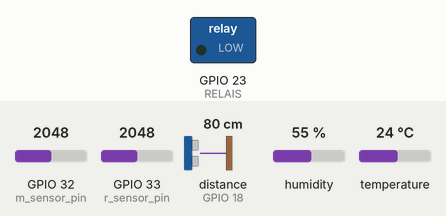
The sketch below on a simulated ESP32. Shown: switched loads named in the sketch (green lamp = pin HIGH). Wiring (inferred from the names in the program): ultrasonic range finder: trigger GPIO 5; echo GPIO 18. The test bench sets the inputs (shaded band); at power-on: GPIO 32 (m_sensor_pin) = 2048, GPIO 33 (r_sensor_pin) = 2048, distance to the obstacle (sensor on GPIO 18) 80 cm, humidity 55 %, temperature 24 °C. The echo pulse lasts 58.3 µs per cm; WiFi joins after 1.5 s; servers stay silent unless stated; no MQTT or app messages arrive unless stated; pins used as bus, display or sensor lines are not drawn; what the sketch prints to the serial monitor is not drawn.

Above: at 3.1 s.
3.2 s: GPIO 32 (m_sensor_pin) set to 2794
12.7 s: GPIO 32 (m_sensor_pin) set to 2914
At 19.7 s:
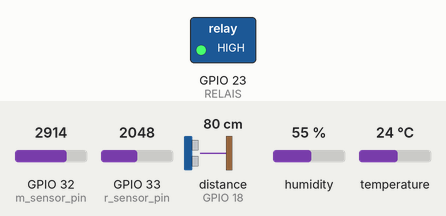
Timing chart, 0 to 85.2 s (numbered marks = the images above; inputs shaded):
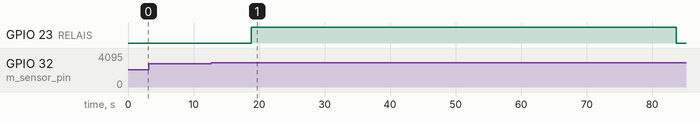

The sketch:

irrigation.ino
```cpp
//Mosquitto MQTT Broker with ESP32

#include <WiFi.h>
#include <PubSubClient.h>

#include <Adafruit_Sensor.h>
#include <DHT.h>
#include <DHT_U.h>

#define DHTPIN 13     // Digital pin connected to the DHT sensor
#define DHTTYPE    DHT22     // DHT 22 (AM2302)
#define RELAIS 23

#define VEGETABLE_THRESHOLD 76
#define MAIZE_THRESHOLD     43
#define BEANS_THRESHOLD     50
#define OKRA_THRESHOLD      59

//WiFi Credentials
const char* ssid = "robot";
const char* password = "password";

//MQTT Broker details
const char* mqtt_server = "192.168.103.49";
const int mqtt_port = 1883;
const char* mqtt_topic = "device";
const char* d_mqtt_topic = "device/parameters/distance";
const char* m_mqtt_topic = "device/parameters/moisture";
const char* h_mqtt_topic = "device/parameters/humidity";
const char* t_mqtt_topic = "device/parameters/temperature";
const char* w_mqtt_topic = "device/parameters/wetness";
const char* p_mqtt_topic = "device/parameters/pumpStatus";
const char* history_mqtt_topic = "device/parameters/history";
const char* config_mqqt_topic = "device/config/crop_type";
String cropType = "";


//WiFiClient = Makes the actual internet connection.
//PubSubClient = Talks MQTT protocol over that connection.

WiFiClient espClient;
PubSubClient client(espClient);

float prevMoisture = -1;
float prevTemperature = -1;
float prevHumidity = -1;
float prevWet = -1;
float prevDistanceCm = -1;
bool prevPumpRunning = false;
bool dataChanged;

unsigned long durationMinutes = 1;  // Pump run duration in minutes
unsigned long durationMs = durationMinutes * 60UL * 1000UL;

unsigned long historyInterval = 60UL * 1000UL;  // 1 minute in milliseconds
unsigned long lastHistoryTime = 0;

bool pumpRunning = false;
unsigned long pumpStartTime = 0;

int moisture, m_sensor_analog, rain, r_sensor_analog;
int MOISTURE_WET_THRESHOLD = 80;   // Above this percentage, soil is considered "wet"
int MOISTURE_DRY_THRESHOLD = 30;   // Below this, it's considered "dry"

int RAIN_THRESHOLD = 50;           // Rain is detected if wetness percentage is above this


const int r_sensor_pin = 33;  /* Rain sensor O/P pin */
const int m_sensor_pin = 32;   /* Soil moisture sensor O/P pin */
const int trigPin = 5;
const int echoPin = 18;

String deviceName = "";
//define sound speed in cm/uS
#define SOUND_SPEED 0.03478

long duration;
int distanceCm;

DHT_Unified dht(DHTPIN, DHTTYPE);

uint32_t delayMS;

void setup() {
  Serial.begin(9600);
  pinMode(RELAIS,OUTPUT);
  digitalWrite(RELAIS, LOW);
  // Initialize device.
  dht.begin();
  Serial.println(F("DHTxx Unified Sensor Example"));
  // Print temperature sensor details.
  sensor_t sensor;
  dht.temperature().getSensor(&sensor);
  Serial.println(F("------------------------------------"));
  Serial.println(F("Temperature Sensor"));
  Serial.print  (F("Sensor Type: ")); Serial.println(sensor.name);
  Serial.print  (F("Driver Ver:  ")); Serial.println(sensor.version);
  Serial.print  (F("Unique ID:   ")); Serial.println(sensor.sensor_id);
  Serial.print  (F("Max Value:   ")); Serial.print(sensor.max_value); Serial.println(F("°C"));
  Serial.print  (F("Min Value:   ")); Serial.print(sensor.min_value); Serial.println(F("°C"));
  Serial.print  (F("Resolution:  ")); Serial.print(sensor.resolution); Serial.println(F("°C"));
  Serial.println(F("------------------------------------"));
  // Print humidity sensor details.
  dht.humidity().getSensor(&sensor);
  Serial.println(F("Humidity Sensor"));
  Serial.print  (F("Sensor Type: ")); Serial.println(sensor.name);
  Serial.print  (F("Driver Ver:  ")); Serial.println(sensor.version);
  Serial.print  (F("Unique ID:   ")); Serial.println(sensor.sensor_id);
  Serial.print  (F("Max Value:   ")); Serial.print(sensor.max_value); Serial.println(F("%"));
  Serial.print  (F("Min Value:   ")); Serial.print(sensor.min_value); Serial.println(F("%"));
  Serial.print  (F("Resolution:  ")); Serial.print(sensor.resolution); Serial.println(F("%"));
  Serial.println(F("------------------------------------"));
  // Set delay between sensor readings based on sensor details.
  delayMS = sensor.min_delay / 1000;
  Serial.println(delayMS);

  pinMode(trigPin, OUTPUT); // Sets the trigPin as an Output
  pinMode(echoPin, INPUT); // Sets the echoPin as an Input


  setup_wifi();
  client.setServer(mqtt_server, mqtt_port);
  client.setCallback(callback);


}

void setup_wifi() {
    delay(10);
    Serial.println("Connecting to WiFi...");
    WiFi.begin(ssid, password);
    while (WiFi.status() != WL_CONNECTED) {
        delay(500);
        Serial.print(".");
    }
    Serial.println("\nWiFi Connected!");
}

void callback(char* topic, byte* message, unsigned int length) {
    Serial.print("Message received on topic: ");
    Serial.println(topic);
    Serial.print("Message: ");
    for (int i = 0; i < length; i++) {
        Serial.print((char)message[i]);
    }
    Serial.println();

    String topicStr = String(topic);
    String payload = "";

    for (int i = 0; i < length; i++) {
      payload += (char)message[i];
    }

    Serial.print("Message received [");
    Serial.print(topicStr);
    Serial.print("]: ");
    Serial.println(payload);

    if (topicStr == "device/config/crop") {
      cropType = payload;
      Serial.println("Updated crop type: " + cropType);
    }

}

void reconnect() {
    while (!client.connected()) {
        Serial.print("Attempting MQTT connection...");
        if (client.connect("ESP32Client")) {
            Serial.println("connected");
            client.subscribe(mqtt_topic);
        } else {
            Serial.print("failed, rc=");
            Serial.print(client.state());
            Serial.println(" retrying in 5 seconds");
            delay(5000);
        }
    }
}


void loop() {
  unsigned long startTime = millis();
  // dataChanged = false;
  // Delay between measurements.
  m_sensor_analog = analogRead(m_sensor_pin);
  r_sensor_analog = analogRead(r_sensor_pin);
  moisture = ( 100 - ( (m_sensor_analog/4095.00) * 100 ) );
  rain = ( 100 - ( (r_sensor_analog/4095.00) * 100 ) );

  if (moisture >= MOISTURE_WET_THRESHOLD) {
    Serial.println("Soil is Wet");
  } else if (moisture <= MOISTURE_DRY_THRESHOLD) {
    Serial.println("Soil is Dry");
  } else {
    Serial.println("Soil is Moist (Moderate)");
  }

  if (rain > RAIN_THRESHOLD) {
    Serial.println("It is Raining");
  } else {
    Serial.println("It is not Raining");
  }


  if (!client.connected()) {
  reconnect();
}
  client.loop();

  // Clears the trigPin
  digitalWrite(trigPin, LOW);
  delayMicroseconds(2);
  // Sets the trigPin on HIGH state for 10 micro seconds
  digitalWrite(trigPin, HIGH);
  delayMicroseconds(10);
  digitalWrite(trigPin, LOW);

  // Reads the echoPin, returns the sound wave travel time in microseconds
  duration = pulseIn(echoPin, HIGH);

  // Calculate the distance
  distanceCm = duration * SOUND_SPEED/2;
//  tank = distancecm;
  delay(delayMS);
  // Get temperature event and print its value.
  sensors_event_t tempEvent, humidEvent;
  dht.temperature().getEvent(&tempEvent);
  dht.humidity().getEvent(&humidEvent);
  if (isnan(tempEvent.temperature)) {
    Serial.println(F("Error reading temperature!"));
  }
  else {
    Serial.print(F("Temperature: "));
    Serial.print(tempEvent.temperature);
    Serial.println(F("°C"));
  }
  // Get humidity event and print its value.
  dht.humidity().getEvent(&humidEvent);
  if (isnan(humidEvent.relative_humidity)) {
    Serial.println(F("Error reading humidity!"));
  }
  else {
    Serial.print(F("Humidity: "));
    Serial.print(humidEvent.relative_humidity);
    Serial.println(F("%"));
  }

  Serial.print("Moisture = ");
  Serial.println(m_sensor_analog);
  Serial.print(moisture);  /* Print Temperature on the serial window */
  Serial.println("%");
  delay(10);

  Serial.print("Wet? = ");
  Serial.println(r_sensor_analog);
  Serial.print(rain);  /* Print Temperature on the serial window */
  Serial.println("%");

  int calibratedDistancePercent = map(distanceCm, 19, 6, 0, 100);
  calibratedDistancePercent = constrain(calibratedDistancePercent, 0, 100);

  Serial.print("Distance (cm): ");
  Serial.println(distanceCm);
  Serial.print("Calibrated Distance (%): ");
  Serial.println(calibratedDistancePercent);

  if (!pumpRunning && moisture < MOISTURE_DRY_THRESHOLD) {
    pumpRunning = true;
    pumpStartTime = millis();
    digitalWrite(RELAIS, HIGH);
    Serial.println("Pump started.");

    String jsonPayload = "{";
    jsonPayload += "\"device\": \"gaiaTbeta\",";
    jsonPayload += "\"status\": " + String(pumpRunning ? "true" : "false") ;
    jsonPayload += "}";

    client.publish(p_mqtt_topic, jsonPayload.c_str());
    Serial.println("Published pump: " + jsonPayload);
    //dataChanged = true;
    delay(200); // simple debounce
  }


  if (cropType == "Vegetable") {
    MOISTURE_WET_THRESHOLD = 80;
    MOISTURE_DRY_THRESHOLD = 70;
    }
  else if (cropType == "Maize") {
    MOISTURE_WET_THRESHOLD = 35;
    MOISTURE_DRY_THRESHOLD = 45;
    }
  else if (cropType == "Beans") {
    MOISTURE_WET_THRESHOLD = 45;
    MOISTURE_DRY_THRESHOLD = 55;
    }

  else if (cropType == "Okra") {
    MOISTURE_WET_THRESHOLD = 55;
    MOISTURE_DRY_THRESHOLD = 65;
    }


  // If pump is running, check if time is up
  if ((millis() - pumpStartTime >= durationMs) || moisture > MOISTURE_WET_THRESHOLD) {
    digitalWrite(RELAIS, LOW);
    pumpRunning = false;
    Serial.println("Pump stopped.");

    String jsonPayload = "{";
    jsonPayload += "\"device\": \"gaiaTbeta\",";
    jsonPayload += "\"status\": " + String(pumpRunning ? "true" : "false") ;
    jsonPayload += "}";

    client.publish(p_mqtt_topic, jsonPayload.c_str());
    Serial.println("Published pump: " + jsonPayload);
    delay(2000);

    //dataChanged = true;
  }
  Serial.println(durationMs);
  Serial.println(millis() - pumpStartTime);

  if (moisture != prevMoisture) {
    String jsonPayload = "{";
    jsonPayload += "\"device\": \"gaiaTbeta\",";
    jsonPayload += "\"moisture\": " + String(moisture);
    jsonPayload += "}";
    //dataChanged = true;
    client.publish(m_mqtt_topic, jsonPayload.c_str());
    Serial.println("Published moisture values: " + jsonPayload);

    prevMoisture = moisture;
  }
  if (tempEvent.temperature != prevTemperature) {
    String jsonPayload = "{";
    jsonPayload += "\"device\": \"gaiaTbeta\",";
    jsonPayload += "\"temperature\": " + String((tempEvent.temperature)) ;
    jsonPayload += "}";
    //dataChanged = true;
    client.publish(t_mqtt_topic, jsonPayload.c_str());
    Serial.println("Published temperature values: " + jsonPayload);

    prevTemperature = tempEvent.temperature;
  }
  if (round(humidEvent.relative_humidity) != prevHumidity) {
    String jsonPayload = "{";
    jsonPayload += "\"device\": \"gaiaTbeta\",";
    jsonPayload += "\"humidity\": " + String(round(humidEvent.relative_humidity));
    jsonPayload += "}";
    //dataChanged = true;
    client.publish(h_mqtt_topic, jsonPayload.c_str());
    Serial.println("Published humidity values: " + jsonPayload);

    prevHumidity = round(humidEvent.relative_humidity);
  }

  if (rain != prevWet) {
    String jsonPayload = "{";
    jsonPayload += "\"device\": \"gaiaTbeta\",";
    jsonPayload += "\"wetness\": " + String(rain) ;
    jsonPayload += "}";
    //dataChanged = true;
    client.publish(w_mqtt_topic, jsonPayload.c_str());
    Serial.println("Published wet values: " + jsonPayload);

    prevWet = rain;
  }
  if(distanceCm != prevDistanceCm){
    String jsonPayload = "{";
    jsonPayload += "\"device\": \"gaiaTbeta\",";
    jsonPayload += "\"distance\": " + String(calibratedDistancePercent);
    jsonPayload += "}";
    prevDistanceCm = calibratedDistancePercent;
    //dataChanged = true;
    client.publish(d_mqtt_topic, jsonPayload.c_str());
    Serial.println("Published distance values: " + jsonPayload);
  }
  if(deviceName != "gaiaTbeta"){
    deviceName = "gaiaTbeta";
    String jsonPayload = "{";
    jsonPayload += "\"device\": \"" + String(deviceName) + "\"";
    jsonPayload += "}";

    client.publish(mqtt_topic, jsonPayload.c_str());
    Serial.println("Published updated device name" + jsonPayload);
  }
if (millis() - lastHistoryTime >= historyInterval) {
    lastHistoryTime = millis();
    String jsonPayload = "{";
    jsonPayload += "\"device\": \"" + String(deviceName) + "\",";
    jsonPayload += "\"moisture\": " + String(moisture) + ",";
    jsonPayload += "\"humidity\": " + String(round(humidEvent.relative_humidity)) + ",";
    jsonPayload += "\"temperature\": " + String(tempEvent.temperature) + ",";
    jsonPayload += "\"wetness\": " + String(rain) + ",";
    jsonPayload += "\"distance\": " + String(calibratedDistancePercent) + ",";
    jsonPayload += "\"status\": " + String(pumpRunning ? "true" : "false");
    jsonPayload += "}";

    client.publish(history_mqtt_topic, jsonPayload.c_str());
    Serial.println("Published history values: " + jsonPayload);
  }

  delay(5000);
  }
```

Measured:
- the behaviour switches between 2866 and 2867 on GPIO 32 (m_sensor_pin) (found by bisection; images 0 and 1)
- after the input at 3.2 s, every drawn part: stays the same
- after the input at 12.7 s, GPIO 23 (RELAIS): LOW → HIGH after 6.1 s, → LOW 64.9 s later
